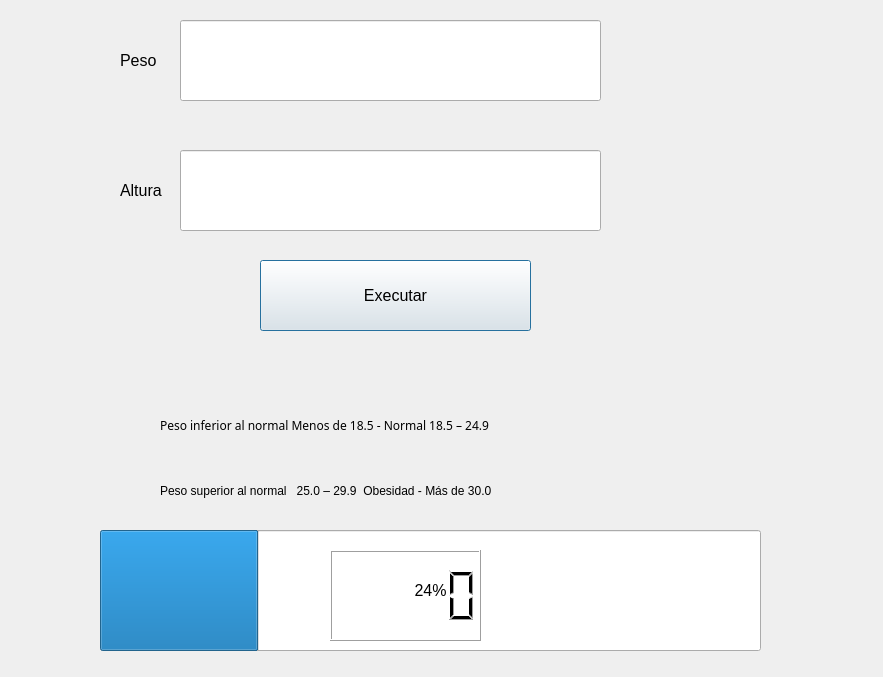
<?xml version="1.0" encoding="UTF-8"?>
<ui version="4.0">
 <class>Dialog</class>
 <widget class="QDialog" name="Dialog">
  <property name="geometry">
   <rect>
    <x>0</x>
    <y>0</y>
    <width>883</width>
    <height>677</height>
   </rect>
  </property>
  <property name="minimumSize">
   <size>
    <width>488</width>
    <height>375</height>
   </size>
  </property>
  <property name="font">
   <font>
    <pointsize>12</pointsize>
   </font>
  </property>
  <property name="windowTitle">
   <string>Dialog</string>
  </property>
  
  <widget class="QLineEdit" name="txt_num1">
   <property name="geometry">
    <rect>
     <x>180</x>
     <y>20</y>
     <width>421</width>
     <height>81</height>
    </rect>
   </property>
  </widget>
  <widget class="QPushButton" name="Executar">
   <property name="geometry">
    <rect>
     <x>260</x>
     <y>260</y>
     <width>271</width>
     <height>71</height>
    </rect>
   </property>
   <property name="text">
    <string>Executar</string>
   </property>
  </widget>
  <widget class="QProgressBar" name="progressBar">
   <property name="geometry">
    <rect>
     <x>100</x>
     <y>530</y>
     <width>661</width>
     <height>121</height>
    </rect>
   </property>
   <property name="value">
    <number>24</number>
   </property>
  </widget>
  <widget class="QLineEdit" name="txt_num2">
   <property name="geometry">
    <rect>
     <x>180</x>
     <y>150</y>
     <width>421</width>
     <height>81</height>
    </rect>
   </property>
  </widget>
  <widget class="QLabel" name="label">
   <property name="geometry">
    <rect>
     <x>120</x>
     <y>20</y>
     <width>81</width>
     <height>81</height>
    </rect>
   </property>
   <property name="font">
    <font>
     <pointsize>12</pointsize>
    </font>
   </property>
   <property name="text">
    <string>Peso</string>
   </property>
  </widget>
  <widget class="QLabel" name="label_2">
   <property name="geometry">
    <rect>
     <x>120</x>
     <y>150</y>
     <width>81</width>
     <height>81</height>
    </rect>
   </property>
   <property name="font">
    <font>
     <pointsize>12</pointsize>
    </font>
   </property>
   <property name="text">
    <string>Altura</string>
   </property>
  </widget>
  <widget class="QLabel" name="label_4">
   <property name="geometry">
    <rect>
     <x>160</x>
     <y>380</y>
     <width>651</width>
     <height>91</height>
    </rect>
   </property>
   <property name="font">
    <font>
     <family>MS Reference Sans Serif</family>
     <pointsize>9</pointsize>
    </font>
   </property>
   <property name="text">
    <string>Peso inferior al normal Menos de 18.5 - Normal 18.5 – 24.9 </string>
   </property>
  </widget>
  <widget class="QLCDNumber" name="lcdNumber">
   <property name="geometry">
    <rect>
     <x>330</x>
     <y>550</y>
     <width>151</width>
     <height>91</height>
    </rect>
   </property>
  </widget>
  <widget class="QLabel" name="label_3">
   <property name="geometry">
    <rect>
     <x>160</x>
     <y>470</y>
     <width>591</width>
     <height>41</height>
    </rect>
   </property>
   <property name="font">
    <font>
     <pointsize>9</pointsize>
    </font>
   </property>
   <property name="text">
    <string>Peso superior al normal   25.0 – 29.9  Obesidad - Más de 30.0</string>
   </property>
  </widget>
 </widget>
 <resources/>
 <connections/>
</ui>
